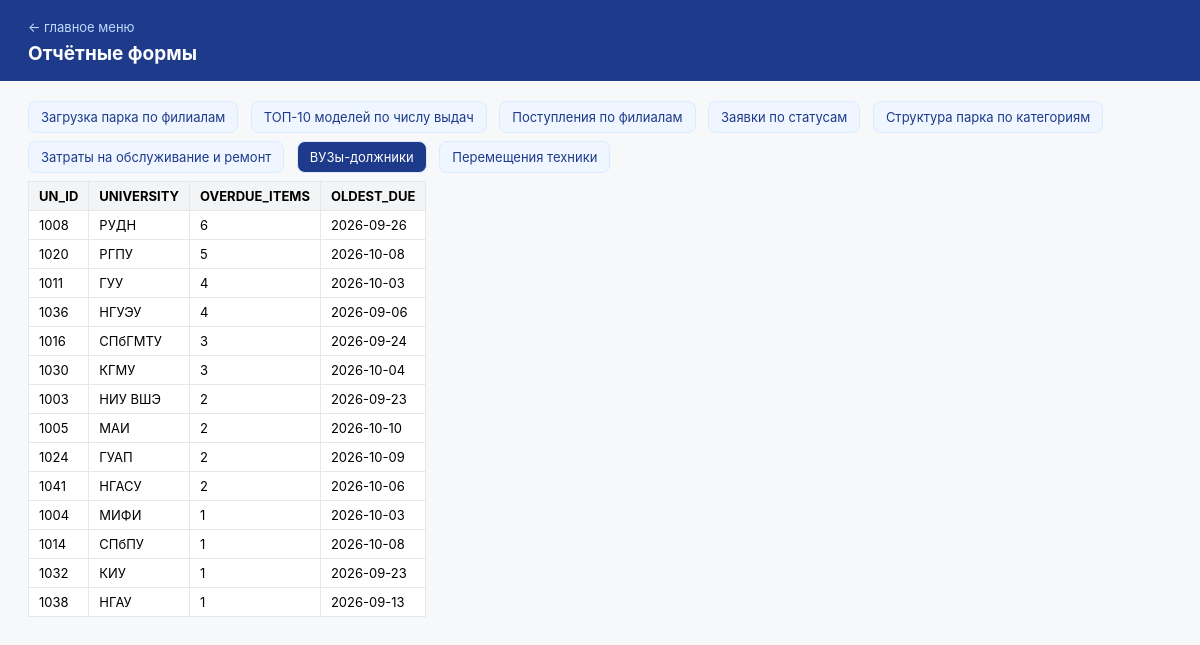
Screenshot of /app/reports.php?r=ВУЗы-должники with the database file from the repository.
### tables this page shows
CREATE TABLE universities (
  UN_ID      NUMERIC(6)   NOT NULL,
  UN_NAME    VARCHAR(150) NOT NULL,
  UN_SHORT   VARCHAR(60)  NOT NULL,
  UN_INN     CHAR(10)     NOT NULL,
  UN_KPP     CHAR(9),
  UN_ADDRESS VARCHAR(150) NOT NULL,
  UN_CITY    VARCHAR(50)  NOT NULL,
  UN_PHONE   VARCHAR(20),
  UN_EMAIL   VARCHAR(50),
  UN_BR      VARCHAR(8)   NOT NULL,
  PRIMARY KEY (UN_ID),
  CONSTRAINT uniq_un_short UNIQUE (UN_SHORT),
  CONSTRAINT uniq_un_inn   UNIQUE (UN_INN),
  CONSTRAINT fk_un_br FOREIGN KEY (UN_BR) REFERENCES branches(BR_ID)
);

### app/config.php (called while the page is built, shortened)
<?php
function cfg(string $key, string $default): string
{
    $v = getenv($key);
    return ($v === false || $v === '') ? $default : $v;
}
function db(): PDO
{
    static $pdo = null;
    if ($pdo === null) {
        $host = cfg('DB_HOST', '127.0.0.1');
        $port = cfg('DB_PORT', '3306');
        $user = cfg('DB_USER', 'root');
        $pass = cfg('DB_PASS', 'password');
        $dsn  = "mysql:host=$host;port=$port;dbname=" . DB_NAME . ";charset=utf8mb4";
        $pdo = new PDO($dsn, $user, $pass, [
            PDO::ATTR_ERRMODE            => PDO::ERRMODE_EXCEPTION,
            PDO::ATTR_DEFAULT_FETCH_MODE => PDO::FETCH_ASSOC,
            PDO::ATTR_EMULATE_PREPARES   => false,
        ]);
    }
    return $pdo;
}
function h($s): string
{
    return htmlspecialchars((string)$s, ENT_QUOTES | ENT_SUBSTITUTE, 'UTF-8');
}

### app/reports.php (the view, shortened to what this page needs)
<?php
require __DIR__ . '/config.php';
$reports = [
    'Загрузка парка по филиалам' => 'SELECT * FROM v_branch_load ORDER BY LOAD_PERCENT DESC',
    'ТОП-10 моделей по числу выдач' =>
        "SELECT CONCAT(m.MOD_BRAND,' ',m.MOD_NAME) AS model, c.CAT_NAME AS category,
                COUNT(*) AS cnt
           FROM rentals r
           JOIN equipment_units eq ON eq.EQ_ID = r.RNT_EQ
           JOIN models m ON m.MOD_ID = eq.EQ_MOD
           JOIN categories c ON c.CAT_ID = m.MOD_CAT
          GROUP BY model, category ORDER BY cnt DESC LIMIT 10",
    'Поступления по филиалам' =>
        "SELECT b.BR_ID AS branch, COUNT(DISTINCT ctr.CTR_ID) AS contracts,
                ROUND(SUM(p.PAY_AMOUNT),2) AS amount
           FROM payments p
           JOIN contracts ctr ON ctr.CTR_ID = p.PAY_CTR
           JOIN requests rq ON rq.REQ_ID = ctr.CTR_REQ
           JOIN branches b ON b.BR_ID = rq.REQ_BR
          GROUP BY b.BR_ID ORDER BY amount DESC",
    'Заявки по статусам' =>
        "SELECT rs.RST_NAME AS status, COUNT(*) AS cnt, ROUND(SUM(rq.REQ_SUM),2) AS amount
           FROM requests rq JOIN request_statuses rs ON rs.RST_ID = rq.REQ_STATUS
          GROUP BY rs.RST_NAME ORDER BY cnt DESC",
    'Структура парка по категориям' =>
        "SELECT c.CAT_NAME AS category, COUNT(*) AS units,
                SUM(eq.EQ_STATUS='аренда') AS rented
           FROM equipment_units eq
           JOIN models m ON m.MOD_ID = eq.EQ_MOD
           JOIN categories c ON c.CAT_ID = m.MOD_CAT
          GROUP BY c.CAT_NAME ORDER BY units DESC",
    'Затраты на обслуживание и ремонт' =>
        "SELECT mt.MT_NAME AS work, COUNT(*) AS cnt, ROUND(SUM(mn.MNT_COST),2) AS cost
           FROM maintenance mn JOIN maintenance_types mt ON mt.MT_ID = mn.MNT_TYPE
          GROUP BY mt.MT_NAME ORDER BY cost DESC",
    'ВУЗы-должники' => 'SELECT * FROM v_debtors ORDER BY OVERDUE_ITEMS DESC LIMIT 20',
    'Перемещения техники' =>
        "SELECT t.TR_DATE, t.TR_FROM, t.TR_TO, eq.EQ_INV, t.TR_REASON
           FROM transfers t JOIN equipment_units eq ON eq.EQ_ID = t.TR_EQ
          ORDER BY t.TR_DATE DESC LIMIT 40",
];
$selected = $_GET['r'] ?? array_key_first($reports);
$rows = [];
if (isset($reports[$selected])) {
    try {
        $rows = db()->query($reports[$selected])->fetchAll();
    } catch (Throwable $e) {
        $error = $e->getMessage();
    }
}
?>
<!doctype html>
<html lang="ru">
<head>
</head>
<body>
<header>
  <a href="index.php">← главное меню</a>
  <h1>Отчётные формы</h1>
</header>
<main>
  <nav>
    <?php foreach (array_keys($reports) as $name): ?>
      <a class="<?= $name === $selected ? 'active' : '' ?>"
         href="reports.php?r=<?= urlencode($name) ?>"><?= h($name) ?></a>
    <?php endforeach; ?>
  </nav>
  <table>
    <?php if ($rows): ?>
      <tr><?php foreach (array_keys($rows[0]) as $c): ?><th><?= h($c) ?></th><?php endforeach; ?></tr>
      <?php foreach ($rows as $r): ?>
        <tr><?php foreach ($r as $v): ?><td><?= h((string)$v) ?></td><?php endforeach; ?></tr>
      <?php endforeach; ?>
    <?php else: ?>
      <tr><td>Нет данных</td></tr>
    <?php endif; ?>
  </table>
</main>
</body>
</html>

### app/reports.php (style rules this page uses)
body { font-family:-apple-system,"Segoe UI",Arial,sans-serif; margin:0; background:#f7f8fa; }
header { background:#1e3a8a; color:#fff; padding:16px 28px; }
header a { color:#bfdbfe; text-decoration:none; font-size:13px; }
header h1 { margin:6px 0 0; font-size:19px; }
main { padding:20px 28px 60px; }
nav a { display:inline-block; margin:0 8px 8px 0; padding:7px 12px; background:#eff6ff; border:1px solid #dbeafe; border-radius:8px; color:#1e3a8a; text-decoration:none; font-size:13px; }
nav a.active { background:#1e3a8a; color:#fff; }
table { border-collapse:collapse; background:#fff; font-size:13px; }
th, td { border:1px solid #e5e7eb; padding:6px 10px; text-align:left; }
th { background:#f3f4f6; }

### rows the page displays
universities: UN_ID "1008", v "РУДН", v "6", v "2026-09-26"
universities: UN_ID "1020", v "РГПУ", v "5", v "2026-10-08"
universities: UN_ID "1011", v "ГУУ", v "4", v "2026-10-03"
universities: UN_ID "1036", v "НГУЭУ", v "4", v "2026-09-06"
universities: UN_ID "1016", v "СПбГМТУ", v "3", v "2026-09-24"
universities: UN_ID "1030", v "КГМУ", v "3", v "2026-10-04"
universities: UN_ID "1003", v "НИУ ВШЭ", v "2", v "2026-09-23"
universities: UN_ID "1005", v "МАИ", v "2", v "2026-10-10"
universities: UN_ID "1024", v "ГУАП", v "2", v "2026-10-09"
universities: UN_ID "1041", v "НГАСУ", v "2", v "2026-10-06"
universities: UN_ID "1004", v "МИФИ", v "1", v "2026-10-03"
universities: UN_ID "1014", v "СПбПУ", v "1", v "2026-10-08"
universities: UN_ID "1032", v "КИУ", v "1", v "2026-09-23"
universities: UN_ID "1038", v "НГАУ", v "1", v "2026-09-13"

### other values shown
$name "Загрузка парка по филиалам"
$name "ТОП-10 моделей по числу выдач"
$name "Поступления по филиалам"
$name "Заявки по статусам"
$name "Структура парка по категориям"
$name "Затраты на обслуживание и ремонт"
$name "ВУЗы-должники"
$name "Перемещения техники"
$c "UN_ID"
$c "UNIVERSITY"
$c "OVERDUE_ITEMS"
$c "OLDEST_DUE"
